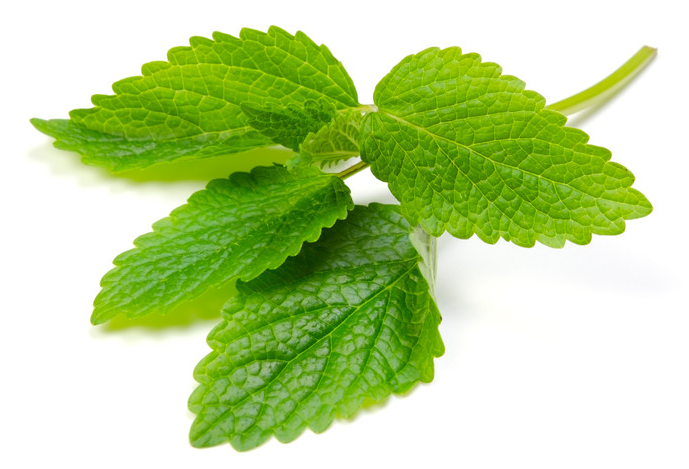
#> input picture green.png, 689 x 469 px, given in place of puff.jpeg, which was not available
$ jupyter execute --allow-errors Image_manipulation.ipynb   (text cells are left out)
#> lines starting #> are read from the running program, lines starting #| are printed output that depends on the picture; after the words box and inside, x2 and y2 are one past the last pixel; in counts of white or black regions, pixels touching at a corner belong together; pictures that were not available may be replaced by others from this repository, and a replacement may not be noted
[cell 1]
import cv2
from google.colab.patches import cv2_imshow

[cell 2]
def main():
  img=cv2.imread('puff.jpeg')
#> img is the input picture: shape (469, 689, 3); mean B, G, R 150.2, 213.6, 188.7
  cv2_imshow(img)

[cell 3]
if __name__ == "__main__":
    main()

[cell 4]
import cv2
from google.colab.patches import cv2_imshow

def main():
    img = cv2.imread("puff.jpeg")
    blurred = cv2.GaussianBlur(img, (27, 27), 0)
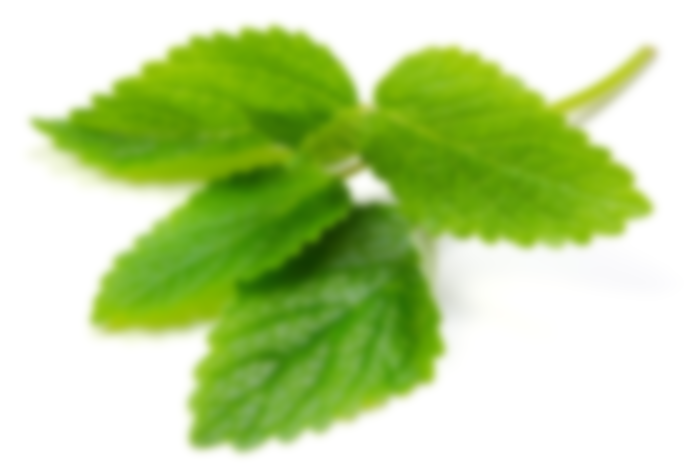
#> blurred: shape (469, 689, 3); mean B, G, R 150.2, 213.6, 188.7
    cv2.imwrite('sub.jpg', blurred)
    cv2_imshow(blurred)
    cv2.waitKey(0)

if __name__ == "__main__":
    main()

[cell 5]
import cv2
import matplotlib.pyplot as plt

img1 = cv2.imread('puff.jpeg')
gray_img = cv2.cvtColor(img1, cv2.COLOR_BGR2GRAY)
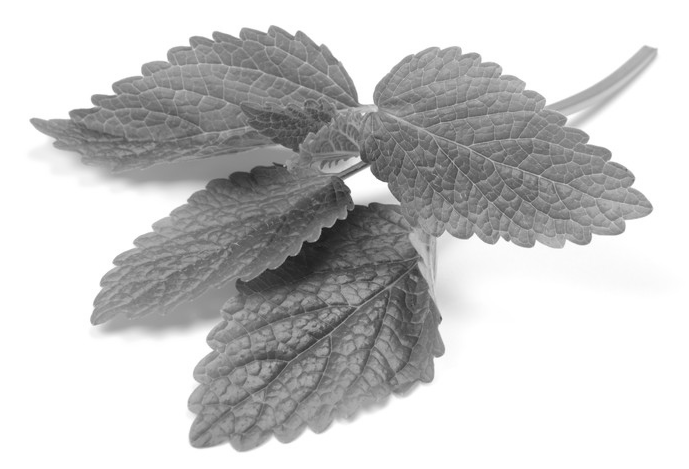
#> gray_img: shape (469, 689); min 24, max 255, mean 198.9
ret, thresh = cv2.threshold(gray_img, 140, 255, cv2.THRESH_BINARY)
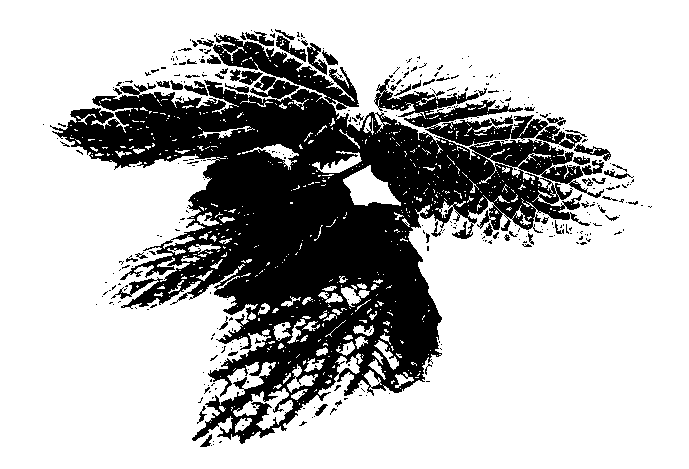
#> thresh: shape (469, 689); 73% white; 369 black regions (307 under 20 px), largest, box (x1, y1, x2, y2) and area: (50, 33, 604, 444) 82290, (307, 43, 327, 75) 281, (276, 35, 307, 62) 275
contours, _ = cv2.findContours(thresh, cv2.RETR_EXTERNAL, cv2.CHAIN_APPROX_SIMPLE)
#> contours = [[[0, 0], [0, 468], [688, 468], [688, 0]]]

cv2.drawContours(img1, contours, -1, (0, 255, 0), 3)
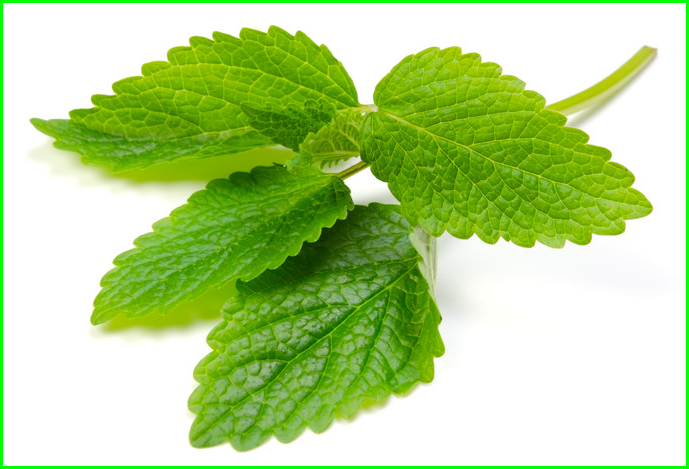
#> img1: shape (469, 689, 3); 2.14% of pixels changed, all inside (x1, y1, x2, y2) = (0, 0, 689, 469)

plt.figure(figsize=[10, 10])
plt.imshow(cv2.cvtColor(img1, cv2.COLOR_BGR2RGB))
plt.axis("off")
plt.show()

[cell 6]
# Read the image
img = cv2.imread('puff.jpeg', cv2.IMREAD_GRAYSCALE)
#> img: shape (469, 689); min 23, max 255, mean 198.7

# Apply Canny edge detection
edges = cv2.Canny(img, threshold1=100, threshold2=200)
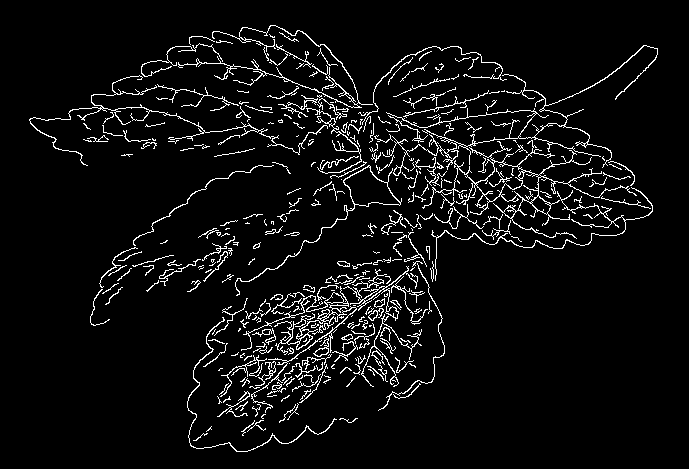
#> edges: shape (469, 689); 5.6% white in thin lines or dots, all inside (x1, y1, x2, y2) = (29, 25, 658, 452)

# Display the Canny edge image
plt.figure(figsize=[8, 8])
plt.imshow(edges, cmap='gray')
plt.axis("off")
plt.show()

#> (a cell that did not finish here is left out)

[cell 8]
import cv2
import numpy as np
from google.colab import files

# Color names and their corresponding HSV(Hue, saturation, value) ranges
color_names = {
    "red": ([0, 70, 50], [10, 255, 255]),
    "orange": ([10, 70, 50], [25, 255, 255]),
    "yellow": ([25, 70, 50], [35, 255, 255]),
    "green": ([35, 70, 50], [80, 255, 255]),
    "blue": ([80, 70, 50], [130, 255, 255]),
    "purple": ([130, 70, 50], [160, 255, 255]),
    "pink": ([160, 70, 50], [180, 255, 255]),
    "brown": ([0, 30, 20], [20, 255, 200]),
    "gray": ([0, 0, 100], [180, 50, 255]),
    "white": ([0, 0, 200], [180, 30, 255]),
    "black": ([0, 0, 0], [180, 255, 30]),
}

def bgr_to_color_name(bgr_color):
    # Convert BGR to HSV
    hsv_color = cv2.cvtColor(np.uint8([[bgr_color]]), cv2.COLOR_BGR2HSV)[0][0]

    # Map the color to its name
    color_name = "unknown"
    for name, (lower_bound, upper_bound) in color_names.items():
        lower_bound = np.array(lower_bound, dtype=np.uint8)
        upper_bound = np.array(upper_bound, dtype=np.uint8)
        if cv2.inRange(hsv_color, lower_bound, upper_bound).all():
            color_name = name
            break

    return color_name

if __name__ == "__main__":
    # Upload the image using files.upload()
    uploaded_images = files.upload()
#> the answer given: green.png

    # Assuming only one image is uploaded, get its file name
    image_filename = list(uploaded_images.keys())[0]

    # Read the uploaded image
    img = cv2.imread(image_filename, cv2.IMREAD_UNCHANGED)
    if img is None:
        print("Error: Could not load the image.")
    else:
        data = np.reshape(img, (-1, 3))
        data = np.float32(data)

        criteria = (cv2.TERM_CRITERIA_EPS + cv2.TERM_CRITERIA_MAX_ITER, 10, 1.0)
        flags = cv2.KMEANS_RANDOM_CENTERS
        compactness, labels, centers = cv2.kmeans(data, 1, None, criteria, 10, flags)
#> compactness = 7.07e+09; centers = [[150.5, 214, 189]]

        # Convert BGR to color name
        dominant_color = centers[0].astype(np.int32)
#> dominant_color = [150, 213, 189]
        color_name = bgr_to_color_name(dominant_color)
#> in bgr_to_color_name, `hsv_color = cv2.cvtColor(np.uint8([[bgr_color]]), cv2.COLOR_BGR2HSV)[0..`: hsv_color = [41, 75, 213]
#> color_name = 'green'
        print('\n')
        print('Dominant color is:', color_name)
#| Dominant color is: green
